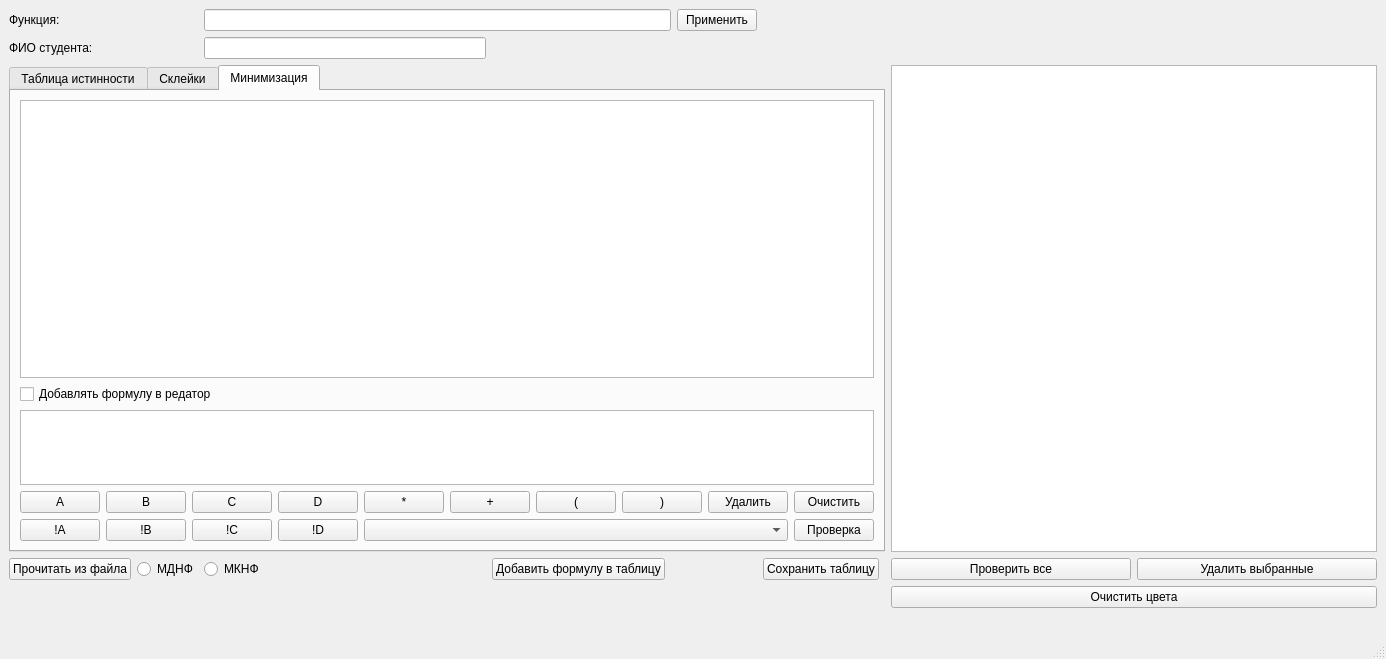
<?xml version="1.0" encoding="UTF-8"?>
<ui version="4.0">
 <class>MainWindow</class>
 <widget class="QMainWindow" name="MainWindow">
  <property name="geometry">
   <rect>
    <x>0</x>
    <y>0</y>
    <width>1386</width>
    <height>659</height>
   </rect>
  </property>
  <property name="sizePolicy">
   <sizepolicy hsizetype="Preferred" vsizetype="Preferred">
    <horstretch>0</horstretch>
    <verstretch>0</verstretch>
   </sizepolicy>
  </property>
  <property name="minimumSize">
   <size>
    <width>616</width>
    <height>659</height>
   </size>
  </property>
  <property name="maximumSize">
   <size>
    <width>16777215</width>
    <height>16777215</height>
   </size>
  </property>
  <property name="windowTitle">
   <string>MainWindow</string>
  </property>
  <widget class="QWidget" name="centralwidget">
   <layout class="QGridLayout" name="gridLayout">
    <item row="6" column="0">
     <widget class="QPushButton" name="pushButton_readfromfile">
      <property name="text">
       <string>Прочитать из файла</string>
      </property>
     </widget>
    </item>
    <item row="9" column="8" colspan="4">
     <widget class="QPushButton" name="pushButton_2">
      <property name="text">
       <string>Очистить цвета</string>
      </property>
     </widget>
    </item>
    <item row="6" column="1">
     <widget class="QRadioButton" name="radioButton_mdnf">
      <property name="text">
       <string>МДНФ</string>
      </property>
     </widget>
    </item>
    <item row="0" column="5">
     <widget class="QPushButton" name="pushButton_calclulate">
      <property name="text">
       <string>Применить</string>
      </property>
     </widget>
    </item>
    <item row="5" column="0" colspan="8">
     <widget class="QTabWidget" name="tabWidget">
      <property name="currentIndex">
       <number>2</number>
      </property>
      <widget class="QWidget" name="tab">
       <attribute name="title">
        <string>Таблица истинности</string>
       </attribute>
       <widget class="QTableWidget" name="tableWidget_tot">
        <property name="geometry">
         <rect>
          <x>10</x>
          <y>30</y>
          <width>256</width>
          <height>531</height>
         </rect>
        </property>
        <attribute name="horizontalHeaderMinimumSectionSize">
         <number>1</number>
        </attribute>
        <attribute name="horizontalHeaderDefaultSectionSize">
         <number>40</number>
        </attribute>
        <attribute name="verticalHeaderMinimumSectionSize">
         <number>1</number>
        </attribute>
        <row>
         <property name="text">
          <string>1</string>
         </property>
        </row>
        <row>
         <property name="text">
          <string>2</string>
         </property>
        </row>
        <row>
         <property name="text">
          <string>3</string>
         </property>
        </row>
        <row>
         <property name="text">
          <string>4</string>
         </property>
        </row>
        <row>
         <property name="text">
          <string>5</string>
         </property>
        </row>
        <row>
         <property name="text">
          <string>6</string>
         </property>
        </row>
        <row>
         <property name="text">
          <string>7</string>
         </property>
        </row>
        <row>
         <property name="text">
          <string>8</string>
         </property>
        </row>
        <row>
         <property name="text">
          <string>9</string>
         </property>
        </row>
        <row>
         <property name="text">
          <string>10</string>
         </property>
        </row>
        <row>
         <property name="text">
          <string>11</string>
         </property>
        </row>
        <row>
         <property name="text">
          <string>12</string>
         </property>
        </row>
        <row>
         <property name="text">
          <string>13</string>
         </property>
        </row>
        <row>
         <property name="text">
          <string>14</string>
         </property>
        </row>
        <row>
         <property name="text">
          <string>15</string>
         </property>
        </row>
        <row>
         <property name="text">
          <string>16</string>
         </property>
        </row>
        <column>
         <property name="text">
          <string>1</string>
         </property>
        </column>
        <column>
         <property name="text">
          <string>3</string>
         </property>
        </column>
        <column>
         <property name="text">
          <string>2</string>
         </property>
        </column>
        <column>
         <property name="text">
          <string>4</string>
         </property>
        </column>
        <column>
         <property name="text">
          <string>5</string>
         </property>
        </column>
       </widget>
       <widget class="QTableWidget" name="tableWidget_ones">
        <property name="geometry">
         <rect>
          <x>280</x>
          <y>30</y>
          <width>256</width>
          <height>531</height>
         </rect>
        </property>
        <attribute name="horizontalHeaderVisible">
         <bool>false</bool>
        </attribute>
        <attribute name="horizontalHeaderMinimumSectionSize">
         <number>1</number>
        </attribute>
        <attribute name="horizontalHeaderDefaultSectionSize">
         <number>40</number>
        </attribute>
        <attribute name="verticalHeaderVisible">
         <bool>false</bool>
        </attribute>
        <attribute name="verticalHeaderMinimumSectionSize">
         <number>1</number>
        </attribute>
        <row>
         <property name="text">
          <string>1</string>
         </property>
        </row>
        <row>
         <property name="text">
          <string>2</string>
         </property>
        </row>
        <row>
         <property name="text">
          <string>3</string>
         </property>
        </row>
        <row>
         <property name="text">
          <string>4</string>
         </property>
        </row>
        <row>
         <property name="text">
          <string>5</string>
         </property>
        </row>
        <row>
         <property name="text">
          <string>6</string>
         </property>
        </row>
        <row>
         <property name="text">
          <string>7</string>
         </property>
        </row>
        <row>
         <property name="text">
          <string>8</string>
         </property>
        </row>
        <row>
         <property name="text">
          <string>9</string>
         </property>
        </row>
        <row>
         <property name="text">
          <string>10</string>
         </property>
        </row>
        <row>
         <property name="text">
          <string>11</string>
         </property>
        </row>
        <row>
         <property name="text">
          <string>12</string>
         </property>
        </row>
        <row>
         <property name="text">
          <string>13</string>
         </property>
        </row>
        <row>
         <property name="text">
          <string>14</string>
         </property>
        </row>
        <row>
         <property name="text">
          <string>15</string>
         </property>
        </row>
        <row>
         <property name="text">
          <string>16</string>
         </property>
        </row>
        <column>
         <property name="text">
          <string>1</string>
         </property>
        </column>
        <column>
         <property name="text">
          <string>2</string>
         </property>
        </column>
        <column>
         <property name="text">
          <string>3</string>
         </property>
        </column>
        <column>
         <property name="text">
          <string>4</string>
         </property>
        </column>
       </widget>
       <widget class="QLabel" name="label_2">
        <property name="geometry">
         <rect>
          <x>9</x>
          <y>9</y>
          <width>103</width>
          <height>16</height>
         </rect>
        </property>
        <property name="text">
         <string>Таблица истинности</string>
        </property>
       </widget>
       <widget class="QLabel" name="label_3">
        <property name="geometry">
         <rect>
          <x>280</x>
          <y>0</y>
          <width>26</width>
          <height>16</height>
         </rect>
        </property>
        <property name="text">
         <string>F = 1</string>
        </property>
       </widget>
      </widget>
      <widget class="QWidget" name="tab_2">
       <attribute name="title">
        <string>Склейки</string>
       </attribute>
       <widget class="QTableWidget" name="tableWidget_skleyki_1">
        <property name="geometry">
         <rect>
          <x>10</x>
          <y>40</y>
          <width>181</width>
          <height>511</height>
         </rect>
        </property>
        <attribute name="horizontalHeaderVisible">
         <bool>false</bool>
        </attribute>
        <attribute name="horizontalHeaderMinimumSectionSize">
         <number>1</number>
        </attribute>
        <attribute name="horizontalHeaderDefaultSectionSize">
         <number>40</number>
        </attribute>
        <attribute name="verticalHeaderVisible">
         <bool>false</bool>
        </attribute>
        <attribute name="verticalHeaderMinimumSectionSize">
         <number>1</number>
        </attribute>
       </widget>
       <widget class="QTableWidget" name="tableWidget_skleyki_2">
        <property name="geometry">
         <rect>
          <x>210</x>
          <y>40</y>
          <width>181</width>
          <height>511</height>
         </rect>
        </property>
        <attribute name="horizontalHeaderVisible">
         <bool>false</bool>
        </attribute>
        <attribute name="horizontalHeaderMinimumSectionSize">
         <number>1</number>
        </attribute>
        <attribute name="verticalHeaderVisible">
         <bool>false</bool>
        </attribute>
        <attribute name="verticalHeaderMinimumSectionSize">
         <number>1</number>
        </attribute>
       </widget>
       <widget class="QTableWidget" name="tableWidget_skleyki_3">
        <property name="geometry">
         <rect>
          <x>410</x>
          <y>40</y>
          <width>181</width>
          <height>511</height>
         </rect>
        </property>
        <attribute name="horizontalHeaderVisible">
         <bool>false</bool>
        </attribute>
        <attribute name="horizontalHeaderMinimumSectionSize">
         <number>1</number>
        </attribute>
        <attribute name="verticalHeaderVisible">
         <bool>false</bool>
        </attribute>
        <attribute name="verticalHeaderMinimumSectionSize">
         <number>1</number>
        </attribute>
       </widget>
       <widget class="QLabel" name="label_4">
        <property name="geometry">
         <rect>
          <x>10</x>
          <y>20</y>
          <width>61</width>
          <height>16</height>
         </rect>
        </property>
        <property name="text">
         <string>Склейка 1</string>
        </property>
       </widget>
       <widget class="QLabel" name="label_5">
        <property name="geometry">
         <rect>
          <x>220</x>
          <y>20</y>
          <width>61</width>
          <height>16</height>
         </rect>
        </property>
        <property name="text">
         <string>Склейка 2</string>
        </property>
       </widget>
       <widget class="QLabel" name="label_6">
        <property name="geometry">
         <rect>
          <x>410</x>
          <y>20</y>
          <width>61</width>
          <height>16</height>
         </rect>
        </property>
        <property name="text">
         <string>Склейка 3</string>
        </property>
       </widget>
      </widget>
      <widget class="QWidget" name="tab_3">
       <attribute name="title">
        <string>Минимизация</string>
       </attribute>
       <layout class="QGridLayout" name="gridLayout_2">
        <item row="6" column="4">
         <widget class="QPushButton" name="pushButton_konunkciya">
          <property name="text">
           <string>*</string>
          </property>
         </widget>
        </item>
        <item row="5" column="0" colspan="10">
         <widget class="QTableWidget" name="tableWidget_logicEditor">
          <property name="sizePolicy">
           <sizepolicy hsizetype="Ignored" vsizetype="Fixed">
            <horstretch>0</horstretch>
            <verstretch>0</verstretch>
           </sizepolicy>
          </property>
          <property name="maximumSize">
           <size>
            <width>16777215</width>
            <height>75</height>
           </size>
          </property>
          <property name="font">
           <font>
            <pointsize>12</pointsize>
            <weight>75</weight>
            <bold>true</bold>
           </font>
          </property>
          <attribute name="horizontalHeaderVisible">
           <bool>false</bool>
          </attribute>
          <attribute name="horizontalHeaderMinimumSectionSize">
           <number>1</number>
          </attribute>
          <attribute name="verticalHeaderVisible">
           <bool>false</bool>
          </attribute>
          <attribute name="verticalHeaderMinimumSectionSize">
           <number>1</number>
          </attribute>
         </widget>
        </item>
        <item row="6" column="8">
         <widget class="QPushButton" name="pushButton_delete">
          <property name="text">
           <string>Удалить</string>
          </property>
         </widget>
        </item>
        <item row="6" column="9">
         <widget class="QPushButton" name="pushButton_clear">
          <property name="text">
           <string>Очистить</string>
          </property>
         </widget>
        </item>
        <item row="6" column="2">
         <widget class="QPushButton" name="pushButton_C">
          <property name="text">
           <string>C</string>
          </property>
         </widget>
        </item>
        <item row="8" column="3">
         <widget class="QPushButton" name="pushButton_notD">
          <property name="text">
           <string>!D</string>
          </property>
         </widget>
        </item>
        <item row="8" column="1">
         <widget class="QPushButton" name="pushButton_notB">
          <property name="text">
           <string>!B</string>
          </property>
         </widget>
        </item>
        <item row="6" column="5">
         <widget class="QPushButton" name="pushButton_disunkciya">
          <property name="text">
           <string>+</string>
          </property>
         </widget>
        </item>
        <item row="6" column="1">
         <widget class="QPushButton" name="pushButton_B">
          <property name="text">
           <string>B</string>
          </property>
         </widget>
        </item>
        <item row="6" column="0">
         <widget class="QPushButton" name="pushButton_A">
          <property name="text">
           <string>A</string>
          </property>
         </widget>
        </item>
        <item row="6" column="6">
         <widget class="QPushButton" name="pushButton_skobkaOpen">
          <property name="text">
           <string>(</string>
          </property>
         </widget>
        </item>
        <item row="6" column="7">
         <widget class="QPushButton" name="pushButton_skobkaClose">
          <property name="text">
           <string>)</string>
          </property>
         </widget>
        </item>
        <item row="4" column="0" colspan="4">
         <widget class="QCheckBox" name="checkBox_addFromula_toeditor">
          <property name="text">
           <string>Добавлять формулу в редатор</string>
          </property>
         </widget>
        </item>
        <item row="6" column="3">
         <widget class="QPushButton" name="pushButton_D">
          <property name="text">
           <string>D</string>
          </property>
         </widget>
        </item>
        <item row="8" column="2">
         <widget class="QPushButton" name="pushButton_notC">
          <property name="text">
           <string>!C</string>
          </property>
         </widget>
        </item>
        <item row="8" column="9">
         <widget class="QPushButton" name="pushButton_proverka">
          <property name="text">
           <string>Проверка</string>
          </property>
         </widget>
        </item>
        <item row="8" column="0">
         <widget class="QPushButton" name="pushButton_notA">
          <property name="text">
           <string>!A</string>
          </property>
         </widget>
        </item>
        <item row="8" column="4" colspan="5">
         <widget class="QComboBox" name="comboBox_formulas"/>
        </item>
        <item row="0" column="0" rowspan="4" colspan="10">
         <widget class="QTableWidget" name="tableWidget_karta_minimizacii"/>
        </item>
       </layout>
      </widget>
     </widget>
    </item>
    <item row="11" column="0" colspan="8">
     <spacer name="horizontalSpacer_2">
      <property name="orientation">
       <enum>Qt::Horizontal</enum>
      </property>
      <property name="sizeHint" stdset="0">
       <size>
        <width>40</width>
        <height>20</height>
       </size>
      </property>
     </spacer>
    </item>
    <item row="6" column="2">
     <widget class="QRadioButton" name="radioButton_mknf">
      <property name="text">
       <string>МКНФ</string>
      </property>
     </widget>
    </item>
    <item row="6" column="3">
     <widget class="QPushButton" name="pushButton_addFormula_ToTable">
      <property name="text">
       <string>Добавить формулу в таблицу</string>
      </property>
     </widget>
    </item>
    <item row="6" column="8" colspan="2">
     <widget class="QPushButton" name="pushButton_proverka_all">
      <property name="text">
       <string>Проверить все</string>
      </property>
     </widget>
    </item>
    <item row="6" column="6">
     <widget class="QPushButton" name="pushButton_saveTable">
      <property name="text">
       <string>Сохранить таблицу</string>
      </property>
     </widget>
    </item>
    <item row="0" column="0">
     <widget class="QLabel" name="label">
      <property name="text">
       <string>Функция:</string>
      </property>
     </widget>
    </item>
    <item row="0" column="2" colspan="3">
     <widget class="QLineEdit" name="lineEdit_function_16">
      <property name="text">
       <string/>
      </property>
     </widget>
    </item>
    <item row="11" column="8">
     <spacer name="horizontalSpacer_4">
      <property name="orientation">
       <enum>Qt::Horizontal</enum>
      </property>
      <property name="sizeHint" stdset="0">
       <size>
        <width>40</width>
        <height>20</height>
       </size>
      </property>
     </spacer>
    </item>
    <item row="3" column="2">
     <widget class="QLineEdit" name="lineEdit_studentfio"/>
    </item>
    <item row="5" column="8" colspan="4">
     <widget class="QTableWidget" name="tableWidget_formulas"/>
    </item>
    <item row="6" column="10" colspan="2">
     <widget class="QPushButton" name="pushButton">
      <property name="text">
       <string>Удалить выбранные</string>
      </property>
     </widget>
    </item>
    <item row="3" column="0">
     <widget class="QLabel" name="label_7">
      <property name="text">
       <string>ФИО студента:</string>
      </property>
     </widget>
    </item>
    <item row="11" column="10">
     <spacer name="horizontalSpacer">
      <property name="orientation">
       <enum>Qt::Horizontal</enum>
      </property>
      <property name="sizeHint" stdset="0">
       <size>
        <width>40</width>
        <height>20</height>
       </size>
      </property>
     </spacer>
    </item>
   </layout>
  </widget>
  <widget class="QStatusBar" name="statusbar"/>
 </widget>
 <resources/>
 <connections/>
</ui>
